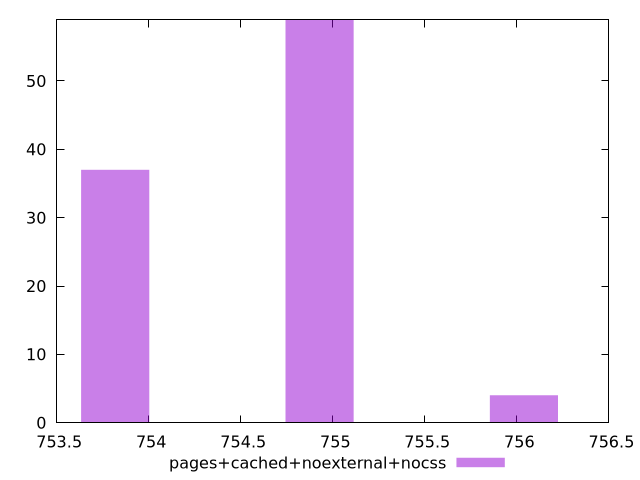

Generate this figure with gnuplot:
$_pagesCachedNoexternalNocss <<EOF
754.9284074180334 59
753.8182185835951 37
756.0385962524717 4
EOF
set key outside below
set terminal pngcairo
set output "report_00006_2020-11-02T20-21-41.718Z/uses-rel-preload/pages+cached+noexternal+nocss//raw_hist.png"
set yrange [0:59]
set boxwidth 0.3700629448127615
set style fill transparent solid 0.5 noborder
plot $_pagesCachedNoexternalNocss title "pages+cached+noexternal+nocss" with boxes ,
